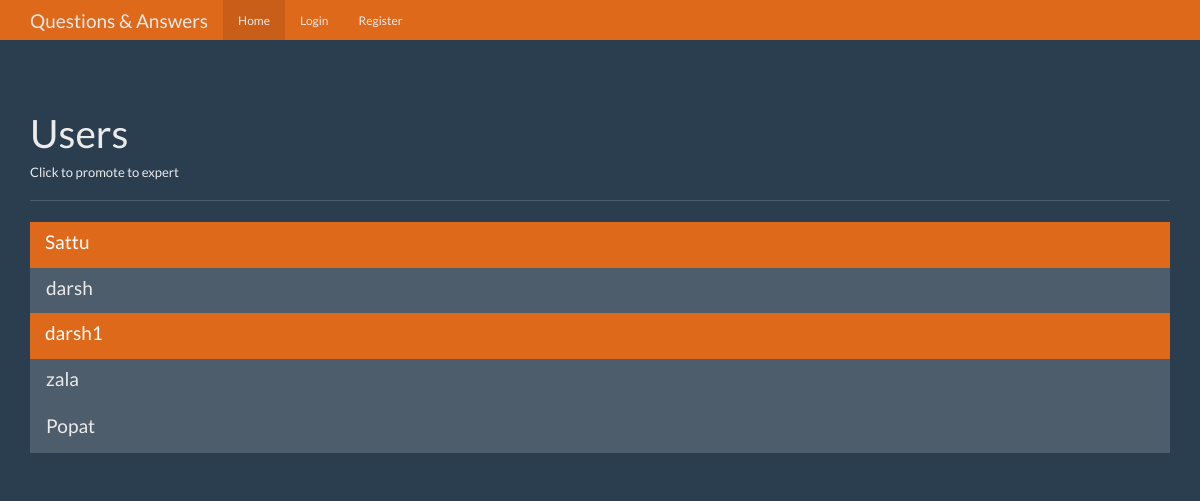
/users, run on an earlier commit of the app's database.
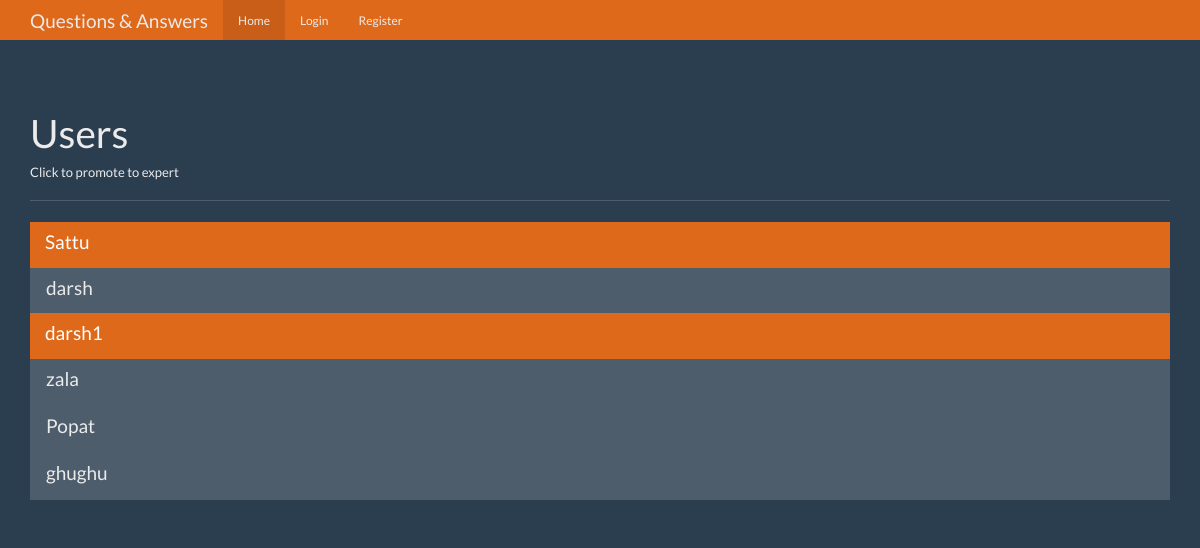
And on a later commit of the database.
### tables this page shows
CREATE TABLE users(
    id integer primary key autoincrement,
    name text not null,
    password text not null,
    expert boolean not null,
    admin boolean not null
);

### app.py (the view)
@app.route('/users')
def users():
    user = get_current_user()
    db = get_db()
    users_cur = db.execute('select id, name, expert, admin from users')
    user_results = users_cur.fetchall()
    return render_template('users.html',user = user,users = user_results)

### app.py (called while the page is built)
def get_current_user():
    user_result = None
    if 'user' in session:
        user = session['user']
        db = get_db()
        cur = db.execute("select id,name,password,expert,admin from users where name = ?",[user])
        user_result = cur.fetchone()
    return user_result

### database.py (called while the page is built)
def connect_db():
    sql = sqlite3.connect('questions.db')
    sql.row_factory = sqlite3.Row
    return sql

def get_db():
    if not hasattr(g,'sqlite_db'):
        g.sqlite_db = connect_db()
    return g.sqlite_db

### templates/users.html (shortened to what this page needs)
<!DOCTYPE html>
<html lang="en">
  <head>
    <link href="{{ url_for('static',filename = 'bootstrap.min.css') }}" rel="stylesheet">
    <link href="{{ url_for('static',filename = 'theme.css') }}" rel="stylesheet">
  </head>
  <body>
    <nav class="navbar navbar-inverse navbar-fixed-top">
      <div class="container">
        <div class="navbar-header">
          <a class="navbar-brand" href="#">Questions & Answers</a>
        </div>
        <div id="navbar" class="navbar-collapse collapse">
          <ul class="nav navbar-nav">
            <li class="active"><a href="{{url_for('index')}}">Home</a></li>
            {% if not user %}
            <li><a href="{{url_for('login')}}">Login</a></li>
            <li><a href="{{url_for('register')}}">Register</a></li>
            {% endif %}
          </ul>
        </div>
      </div>
    </nav>
    <div class="container theme-showcase" role="main">
      <div class="page-header">
        <h1>Users</h1>
        <h6>Click to promote to expert</h6>
      </div>
      <div class="row">
        <div class="col-lg-12">
          <div class="list-group">
            {% for i in users %}
            <a href="{{url_for('promote',user_id = i['id'])}}" class="list-group-item {% if i['expert'] == 1 %} active {% endif %}">
              <h4 class="list-group-item-heading">{{i['name']}}</h4>
            </a>
            {% endfor %}
          </div>
        </div>
      </div>
    </div>
  </body>
</html>

What changed in the data, as far as the page shows it:
added users: name "ghughu"
